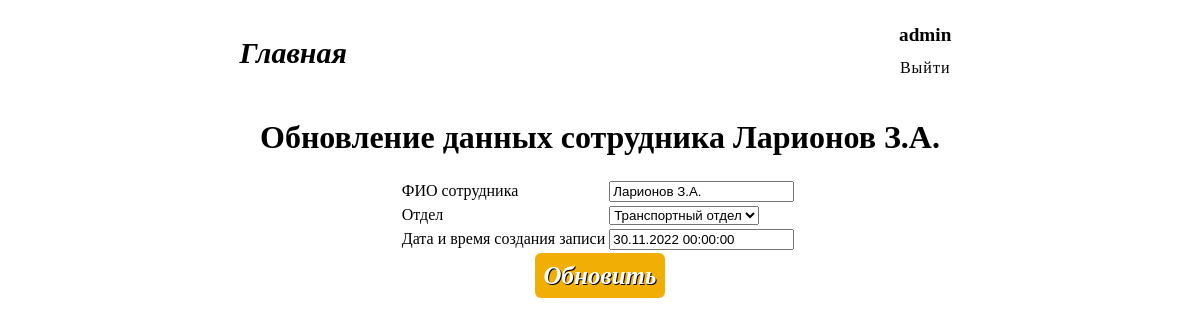
Page /update/13/ (signed in) on the committed database.
### crud_app/models.py (models this page shows, shortened)
class Staff(models.Model):
    name = models.CharField('ФИО сотрудника', max_length=80)
    department = models.ForeignKey(to='SelectDep', on_delete=models.CASCADE)
    register_date = models.DateTimeField('Дата и время создания записи', null=True, blank=True, default=None)

### crud_app/views.py (the view)
# urls.py: path("update/<int:id>/", views.update_view, name='staff_update'),
def update_view(request, id):
    try:
        old_data = get_object_or_404(Staff, id=id)
        data = Staff.objects.get(id=id)
    except Exception:
        raise Http404('Такого сотрудника не существует')
    if request.method =='POST':
        form = StaffForm(request.POST, instance=old_data)
        if form.is_valid():
            form.save()
            return redirect(f'/{id}')
    else:
        form = StaffForm(instance = old_data)
        context ={
            'form':form,
            'data': data
        }
        if not request.user.is_staff:
            return redirect('listview')
        return render(request, 'crud_app/update.html', context)

### crud_app/forms.py
class StaffForm(ModelForm):
    class Meta:
        model = Staff
        fields = ('name', 'department', 'register_date')
        labels = {'name': 'ФИО сотрудника', 'department': 'Название отдела', 'register_date': 'Время создание записи'}

### crud_app/models.py (called while the page is built)
    def __str__(self):
        return self.name_department

### crud_app/templates/crud_app/update.html (shortened to what this page needs)
{% extends "crud_app/base.html" %}
{% block title %}
    Обновление данных сотрудника {{data.name}}
{% endblock title %}
{% block content %}
<div class="container_update">
    <form method="post">
       <table>
        <div>
            <tr>
                <td><t>ФИО сотрудника</t></td>
                <td>{{ form.name }}</td>
            </tr>
        </div>
        <div>
            <tr>
                <td><t>Отдел</t></td>
                <td>{{ form.department }}</td>
            </tr>
        </div>
        <div>
            <tr>
                <td><t>Дата и время создания записи</t></td>
                <td>{{ form.register_date }}<td>
            </tr>
        </div>
               </table>
      <div class="align_button_update"><input type="submit" value="Обновить" class="button_update1"></div>
    </form>
</div>
{% endblock content %}

### crud_app/templates/crud_app/components/navbar.html (shortened to what this page needs)
{% load static %}
    <div class="button-navbar">
        <li class="li-button-navbar">
            <a class="a-navbar a-navbar-button" href="/">Главная</a>
        </li>
        <ul class="topmenu li-button-navbar">
            <li>
            <ul class="submenu">
                {% if request.user.is_authenticated %}
                <li class="name-person">{{user.username}}</a></li>
                <li><a href="{% url 'logout' %}">Выйти</a></li>
                        {% else %}
                <li><a href="{% url 'login' %}">Войти</a></li>
                <li><a href="{% url 'staff_register' %}">Зарегистрироваться</a></li>
                {% endif %}
            </ul>
          </li>
        </ul>
    </div>

### static/css/update.css (style rules this page uses)
.button_update1 { width: 130px; height: 45px; background: #F1AF05; border-radius: 6px; font-family: 'Montserrat'; font-style: italic; font-weight: 800; font-size: 25px; line-height: 13px; color: #FFFFFF; text-shadow: 1px 1px 0.5px #000; border: none; cursor: pointer; }
.container_update { display: flex; justify-content: center; }
.align_button_update { text-align: center; }

### static/css/navbar.css (style rules this page uses)
.button-navbar { display: flex; justify-content: space-around; align-items: center; }
.a-navbar { color: #000000; text-decoration: none; }
.li-button-navbar { list-style: none; display: inline; }
.a-navbar-button { font-family: 'Montserrat'; font-style: italic; font-weight: 700; font-size: 30px; }
.topmenu > li { display: inline-block; position: relative; }
.submenu a { font-family: 'Libre Baskerville', serif; font-size: 1rem; letter-spacing: 1px; padding: 5px 10px; transition: 0.5s linear; text-decoration: none; color: #000000; margin-top: 0.5rem; }
.submenu li { display: flex; }
.name-person { justify-content: center; font-size: 1.2rem; font-family: 'Montserrat'; font-style: normal; font-weight: 700; color: #000000; }

### rows in the picture
Staff: name "Ларионов З.А.", department "Транспортный отдел", register_date "30.11.2022 00:00:00"

### other values in the picture
{{ user.username }} "admin"
